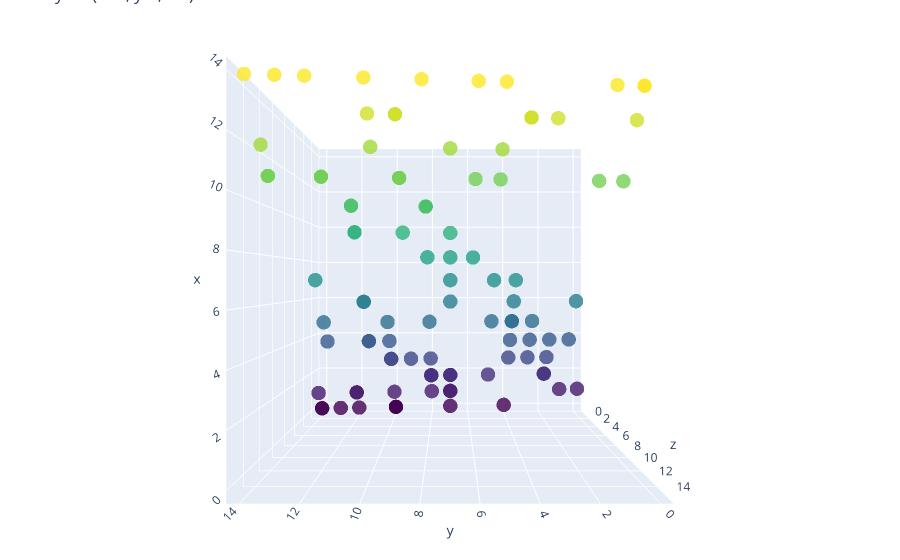

The cell this chart's notebook holds for it:
### Code cell
name = 'eye = (x:0., y:0, z:2)'
camera = dict(
    eye=dict(x=0., y=0, z=2)
)


fig.update_layout(scene_camera=camera, title=name)
fig.show()

### Figure 1 — Plotly figure (JSON) as saved in the notebook; plotly's stock layout.template omitted (floating-point values rounded to 4 significant figures)
{"data": [{"marker": {"color": [6, 10, 8, 7, 4, 14, 1, 2, 2, 14, 10, 3, 11, 14, 13, 14, 4, 2, 11, 0, 13, 5, 14, 11, 10, 1, 5, 3, 8, 14, 6, 3, 1, 4, 11, 13, 5, 7, 12, 4, 9, 12, 11, 5, 2, 14, 12, 11, 0, 6, 11, 9, 3, 11, 1, 0, 4, 1, 7, 2, 6, 3, 2, 13, 11, 11, 5, 9, 13, 2, 3, 0, 9, 0, 3, 10, 4, 1, 7, 11, 1, 0, 14, 2, 1, 10, 4, 0, 14, 13, 5, 2, 13, 0, 6, 14, 1, 0, 12, 4, 5, 8], "colorscale": [[0, "#440154"], [0.1111, "#482878"], [0.2222, "#3e4989"], [0.3333, "#31688e"], [0.4444, "#26828e"], [0.5556, "#1f9e89"], [0.6667, "#35b779"], [0.7778, "#6ece58"], [0.8889, "#b5de2b"], [1, "#fde725"]], "opacity": 0.8, "size": 5}, "mode": "markers", "type": "scatter3d", "x": [6, 10, 8, 7, 4, 14, 1, 2, 2, 14, 10, 3, 11, 14, 13, 14, 4, 2, 11, 0, 13, 5, 14, 11, 10, 1, 5, 3, 8, 14, 6, 3, 1, 4, 11, 13, 5, 7, 12, 4, 9, 12, 11, 5, 2, 14, 12, 11, 0, 6, 11, 9, 3, 11, 1, 0, 4, 1, 7, 2, 6, 3, 2, 13, 11, 11, 5, 9, 13, 2, 3, 0, 9, 0, 3, 10, 4, 1, 7, 11, 1, 0, 14, 2, 1, 10, 4, 0, 14, 13, 5, 2, 13, 0, 6, 14, 1, 0, 12, 4, 5, 8], "y": [11, 11, 8, 4, 3, 12, 14, 2, 5, 6, 8, 9, 0, 14, 0, 1, 1, 2, 12, 7, 9, 10, 13, 12, 11, 12, 3, 4, 7, 8, 11, 3, 8, 10, 5, 4, 4, 13, 10, 4, 9, 7, 9, 13, 7, 10, 14, 14, 4, 4, 14, 11, 2, 6, 7, 12, 11, 10, 5, 7, 1, 10, 8, 3, 1, 12, 8, 11, 9, 7, 8, 10, 7, 13, 10, 8, 13, 1, 7, 9, 7, 14, 0, 8, 0, 8, 2, 10, 5, 4, 4, 8, 10, 10, 7, 0, 12, 14, 5, 11, 5, 6], "z": [7.1, 11.1, 8.8, 7.4, 4.3, 15.2, 2.4, 2.2, 2.5, 14.6, 10.8, 3.9, 11, 15.4, 13, 14.1, 4.1, 2.2, 12.2, 0.7, 13.9, 6, 15.3, 12.2, 11.1, 2.2, 5.3, 3.4, 8.7, 14.8, 7.1, 3.3, 1.8, 5, 11.5, 13.4, 5.4, 8.3, 13, 4.4, 9.9, 12.7, 11.9, 6.3, 2.7, 15, 13.4, 12.4, 0.4, 6.4, 12.4, 10.1, 3.2, 11.6, 1.7, 1.2, 5.1, 2, 7.5, 2.7, 6.1, 4, 2.8, 13.3, 11.1, 12.2, 5.8, 10.1, 13.9, 2.7, 3.8, 1, 9.7, 1.3, 4, 10.8, 5.3, 1.1, 7.7, 11.9, 1.7, 1.4, 14, 2.8, 1, 10.8, 4.2, 1, 14.5, 13.4, 5.4, 2.8, 14, 1, 6.7, 14, 2.2, 1.4, 12.5, 5.1, 5.5, 8.6]}], "layout": {"margin": {"b": 0, "l": 0, "r": 0, "t": 0}, "scene": {"camera": {"eye": {"x": 0, "y": 0, "z": 2}}}, "title": {"text": "eye = (x:0., y:0, z:2)"}}}
